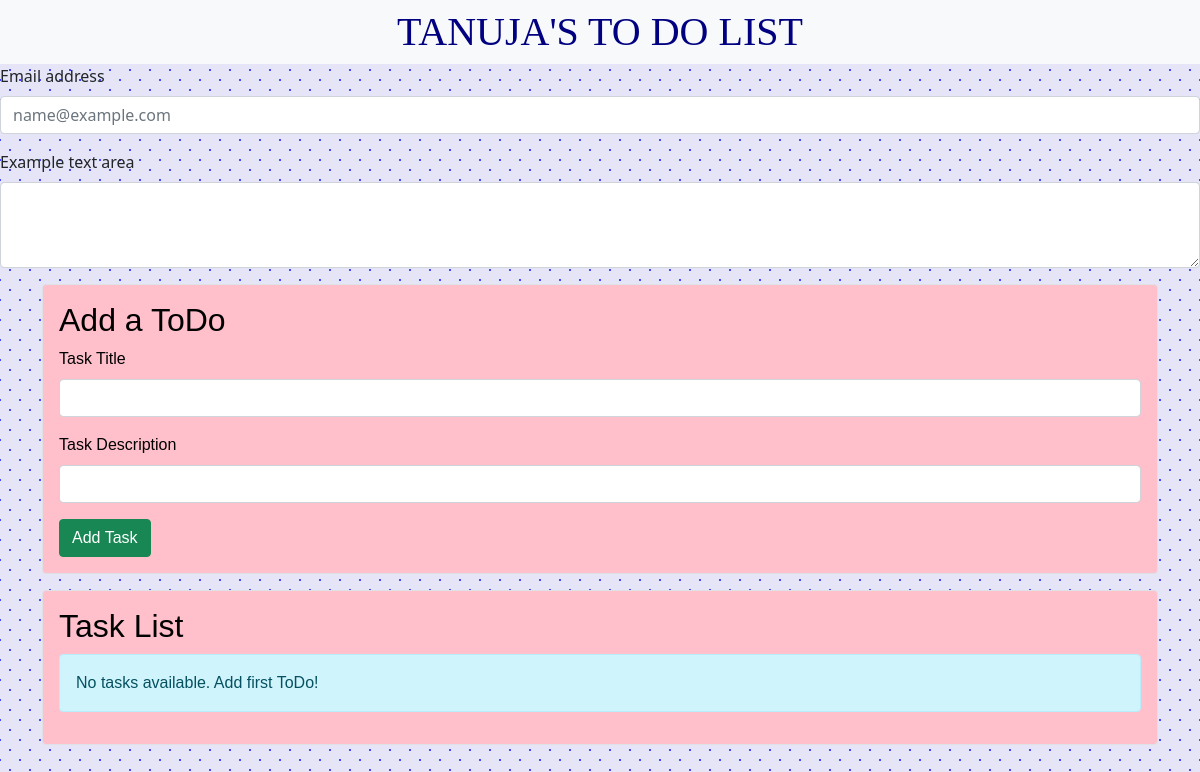
Before: / with the older database file.
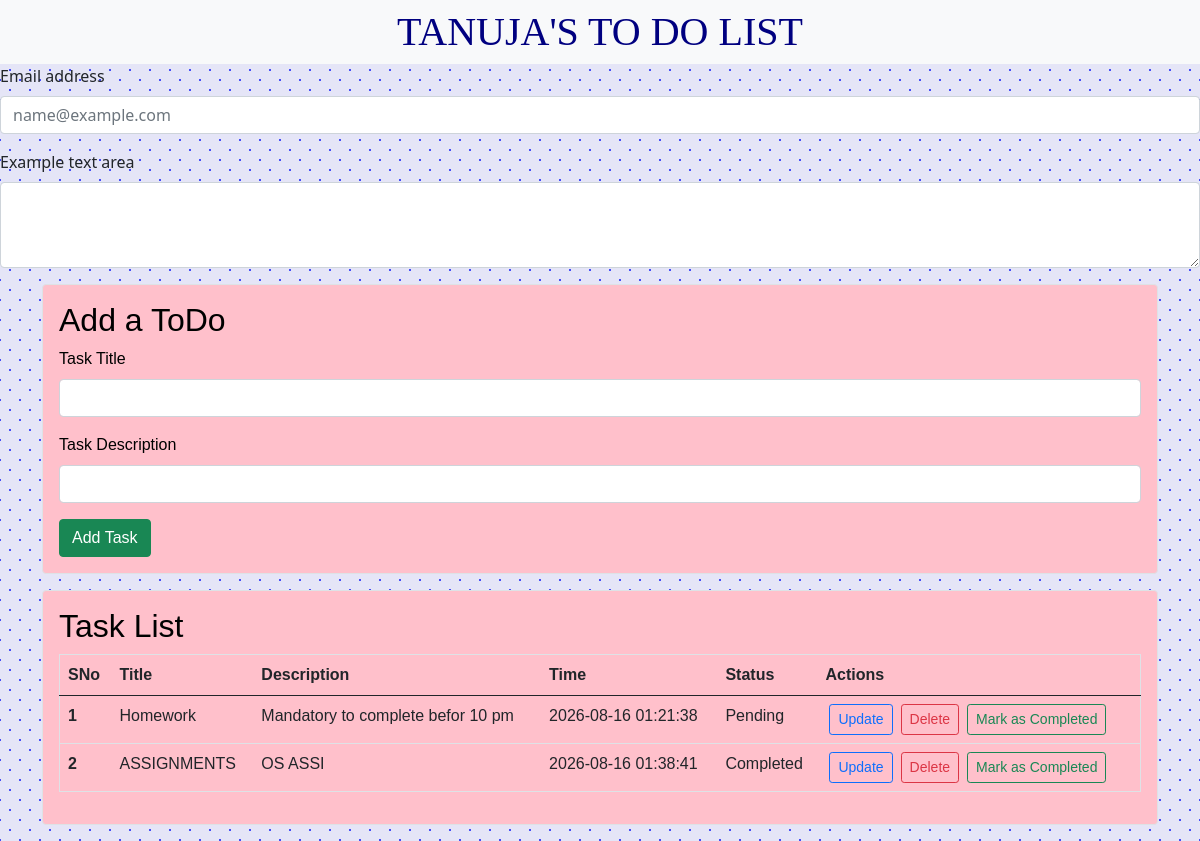
After: the same page with the newer database file.
### tables this page shows
CREATE TABLE todos (
            sno INTEGER PRIMARY KEY AUTOINCREMENT,
            title TEXT NOT NULL,
            desc TEXT,
            date_created TEXT,
            status TEXT
        );

### app.py (the view)
@app.route("/", methods=["GET", "POST"])
def home():
    if request.method == "POST":
        title = request.form["title"]
        desc = request.form["desc"]
        add_todo(title, desc)
        return redirect(url_for("home"))
    allTodo = get_all_todos()
    return render_template("index.html", allTodo=allTodo)

### database.py (called while the page is built)
def get_connection():
    conn = sqlite3.connect(DB_NAME)
    conn.row_factory = sqlite3.Row
    return conn

def get_all_todos():
    conn = get_connection()
    cursor = conn.cursor()
    todos = cursor.execute("SELECT * FROM todos").fetchall()
    conn.close()
    return todos

### templates/index.html (shortened to what this page needs)
{% extends 'base.html' %}
{% block body %}
<div class="bd-example m-0 border-0"> <div class="mb-3">
  <label for="exampleFormControlInput1" class="form-label">Email address</label>
  <input type="email" class="form-control" id="exampleFormControlInput1" placeholder="name@example.com" fdprocessedid="7eaf7l">
</div>
<div class="mb-3">
  <label for="exampleFormControlTextarea1" class="form-label">Example text area</label>
  <textarea class="form-control" id="exampleFormControlTextarea1" rows="3"></textarea>
</div> </div>
<div class="container my-3">
  <div class="container2 my-3 rounded p-3 border">
  <h2>Add a ToDo</h2>
  <form action="/" method="POST">
    <div class="mb-3">
      <label for="title" class="form-label">Task Title</label>
      <input type="text" class="form-control" name="title" id="title">
    </div>
    <div class="mb-3">
      <label for="desc" class="form-label">Task Description</label>
      <input type="text" class="form-control" name="desc" id="desc">
    </div>
    <button type="submit" class="btn btn-success">Add Task</button>
  </form>
  </div>
</div>
<div class="container my-3">
  <div class="container2 my-3 rounded p-3 border">
    <h2>Task List</h2>
    {% if allTodo|length == 0 %}
    <div class="alert alert-info" role="alert">No tasks available. Add first ToDo!</div>
    {% else %}
    <table class="table rounded p-3 border">
      <thead>
        <tr>
          <th scope="col">SNo</th>
          <th scope="col">Title</th>
          <th scope="col">Description</th>
          <th scope="col">Time</th>
          <th scope="col">Status</th>
          <th scope="col">Actions</th>
        </tr>
      </thead>
      <tbody>
        {% for todo in allTodo %}
        <tr>
          <th scope="row">{{ loop.index }}</th>
          <td>{{ todo.title }}</td>
          <td>{{ todo.desc }}</td>
          <td>{{ todo.date_created }}</td>
          <td>{{todo.status}}</td>
          <td>
            <a href="/update/{{todo.sno}}" type="button" class="btn btn-outline-primary btn-sm mx-1">Update</button>
              <a href="/delete/{{todo.sno}}" type="button" class="btn btn-outline-danger btn-sm mx-1">Delete</button>
                <a href="/mark/{{todo.sno}}" type="button" class="btn btn-outline-success btn-sm mx-1">Mark as
                  Completed</button>
          </td>
        </tr>
        {% endfor %}
      </tbody>
    </table>
    {% endif %}
    {% endblock %}

### templates/base.html (shortened to what this page needs)
<!DOCTYPE html>
<html lang="en">
<head>
    <link href="https://cdn.jsdelivr.net/npm/bootstrap@5.0.2/dist/css/bootstrap.min.css" rel="stylesheet">
    <link rel="stylesheet" href="{{ url_for('static', filename = 'style.css')}}">
</head>
<body>
     <nav class="navbar navbar-expand-lg navbar-light bg-light">
   <div class="container-md">
     <h1 class="navbar-title">TANUJA'S TO DO LIST</h1>
   </div>
 </nav>
{% block body %}
{% endblock body %}
</body>
</html>

### static/style.css (style rules this page uses)
h1.navbar-title { text-align: center; width: 100%; margin: 0; font-family: 'Times New Roman', Times, serif; color: navy; }
body { background-color: pink; opacity: 1; background-image: radial-gradient(#444CF7 1.5px, transparent 1.5px), radial-gradient(#444CF7 1.5px, #E5E5F7 1.5px); background-size: 20px 20px; background-position: 0 0, 10px 10px; }
.container2 { background-color : pink; background: radius 20px; color : black; font-family :'Lucida Sans', 'Lucida Sans Regular', 'Lucida Grande', 'Lucida Sans Unicode', Geneva, Verdana, sans-serif; }

Changed rows visible on the page:
added todos: title "Homework", desc "Mandatory to complete befor 10 pm", date_created "2026-08-16 01:21:38", status "Pending"
added todos: title "ASSIGNMENTS", desc "OS ASSI", date_created "2026-08-16 01:38:41", status "Completed"
Other visible differences:
text no longer shown: "No tasks available. Add first ToDo!"
text now shown: "SNo Title Description Time Status Actions"
